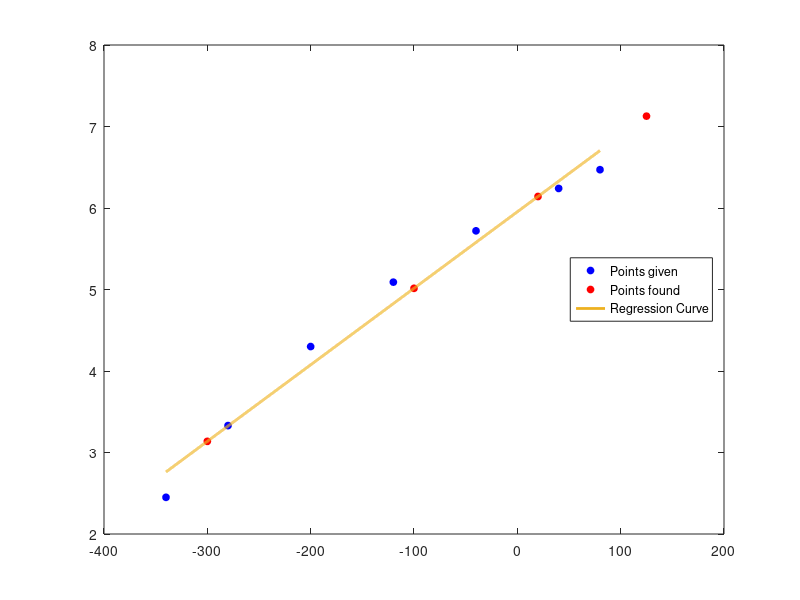

Here is the MATLAB script that generated this plot:
%% HOW DO I DO THAT IN MATLAB SERIES?
% In this series, I am answering questions that students have asked
% me about MATLAB.  Most of the questions relate to a mathematical 
% procedure.

%% TOPIC
% How do I do polynomial regression?

%% SUMMARY

% Language : Matlab 2008a; 
% Authors : Autar Kaw; 
% Mfile available at
% http://numericalmethods.eng.usf.edu/blog/regression_polynomial.m; 
% Last Revised : August 3, 2009; 
% Abstract: This program shows you how to do polynomial regression?
%           .
clc
clear all
clf

%% INTRODUCTION

disp('ABSTRACT')
disp('   This program shows you how to do polynomial regression')
disp(' ')
disp('AUTHOR')
disp('   Autar K Kaw of http://autarkaw.wordpress.com')
disp(' ')
disp('MFILE SOURCE')
disp('   http://numericalmethods.eng.usf.edu/blog/regression_polynomial.m')
disp(' ')
disp('LAST REVISED')
disp('   August 3, 2009')
disp(' ')

%% INPUTS
% y vs x data to regress
% x data
x=[-340  -280  -200  -120  -40  40  80];
% ydata
y=[2.45  3.33  4.30   5.09  5.72  6.24  6.47];
% Where do you want to find the values at 
xin=[-300 -100 20  125];
%% DISPLAYING INPUTS
disp('  ')
disp('INPUTS')
disp('________________________')
disp('     x         y  ')
disp('________________________')
dataval=[x;y]';
disp(dataval)
disp('________________________')
disp('   ')
disp('The x values where you want to predict the y values')
dataval=[xin]';
disp(dataval)
disp('________________________')
disp('  ')

%% THE CODE
% Using polyfit to conduct polynomial regression to a polynomial of order 1
pp=polyfit(x,y,1);
% Predicting values at given x values
yin=polyval(pp,xin);
% This is only for plotting the regression model
% Find the number of data points
n=length(x);
xplot=x(1):(x(n)-x(1))/10000:x(n);
yplot=polyval(pp,xplot);


%% DISPLAYING OUTPUTS
disp('  ')
disp('OUTPUTS')
disp('________________________')
disp('   xasked   ypredicted  ')
disp('________________________')
dataval=[xin;yin]';
disp(dataval)
disp('________________________')

xlabel('x');
ylabel('y');
title('y vs x ');
plot(x,y,'o','MarkerSize',5,'MarkerEdgeColor','b','MarkerFaceColor','b')
hold on
plot(xin,yin,'o','MarkerSize',5,'MarkerEdgeColor','r','MarkerFaceColor','r')
hold on
plot(xplot,yplot,'LineWidth',2)
legend('Points given','Points found','Regression Curve','Location','East')
hold off
disp('  ')